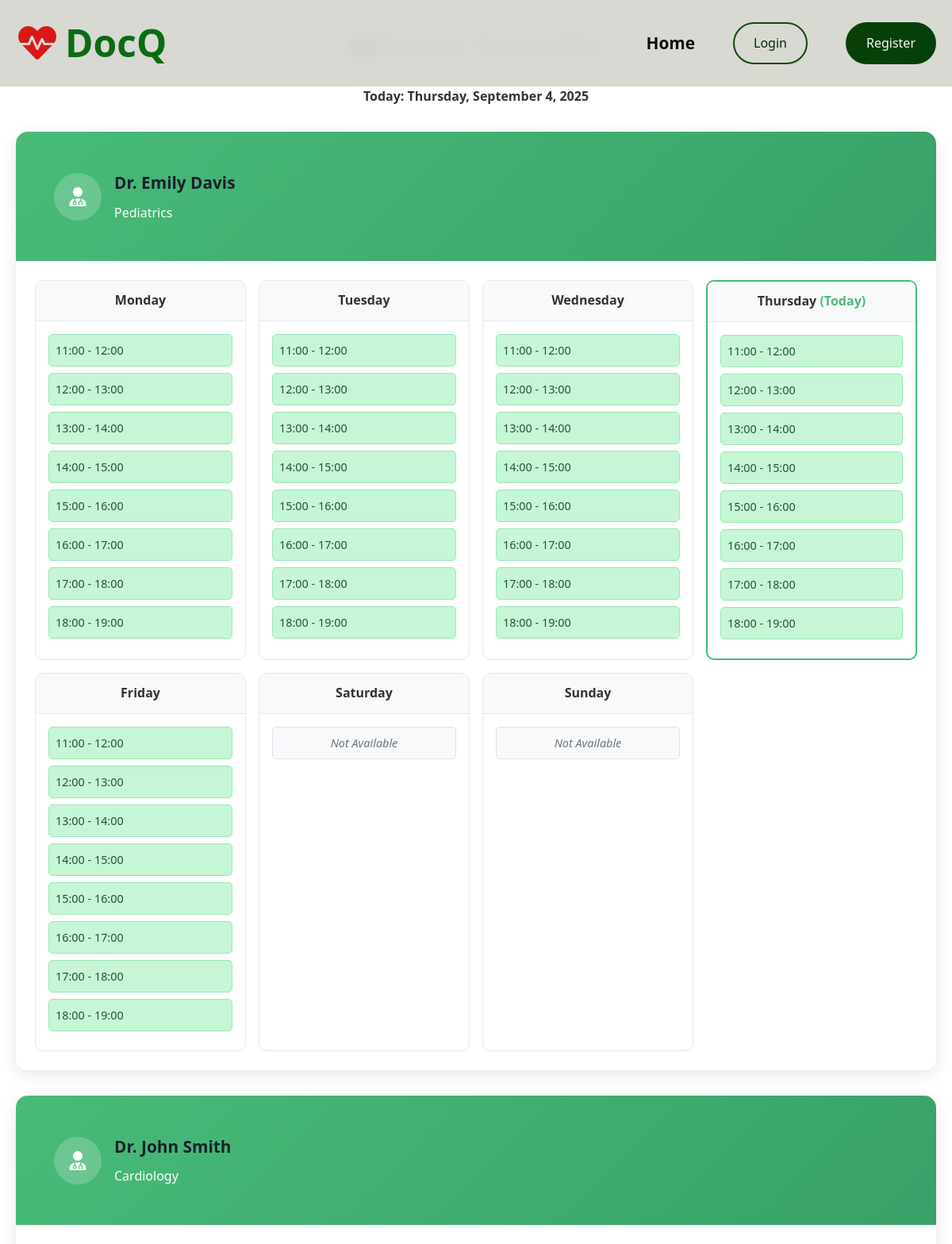
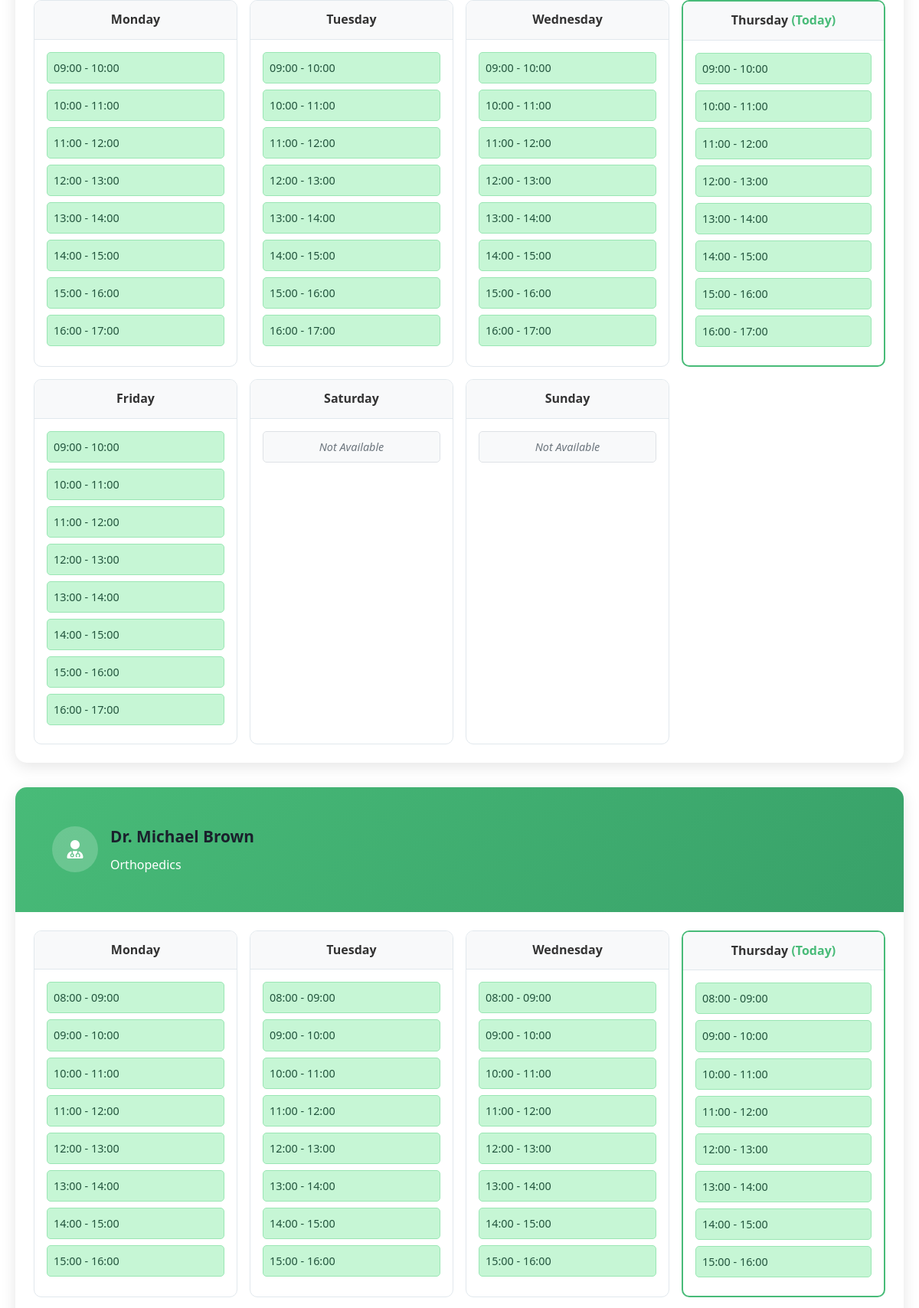
Screenshot of /timetable.php (upper part) with the database file from the repository (2 pictures, top to bottom).
### tables this page shows
CREATE TABLE `doctor_availability` (
  `id` int(11) NOT NULL,
  `doctor_id` int(11) NOT NULL,
  `day_of_week` enum('Monday','Tuesday','Wednesday','Thursday','Friday','Saturday','Sunday') NOT NULL,
  `start_time` time NOT NULL,
  `end_time` time NOT NULL,
  `status` enum('available','unavailable') DEFAULT 'available'
);

CREATE TABLE `doctors` (
  `id` int(11) NOT NULL,
  `name` varchar(100) NOT NULL,
  `email` varchar(100) NOT NULL,
  `password` varchar(255) NOT NULL,
  `specialization` varchar(100) NOT NULL,
  `phone` varchar(15) NOT NULL,
  `address` text NOT NULL,
  `consultation_fee` decimal(10,2) NOT NULL,
  `experience_years` int(11) NOT NULL,
  `qualification` varchar(200) NOT NULL,
  `profile_image` varchar(255) DEFAULT 'default_doctor.jpg',
  `status` enum('active','inactive') DEFAULT 'active',
  `created_at` timestamp NOT NULL DEFAULT current_timestamp()
);

### timetable.php (the view, shortened to what this page needs)
<?php
require_once 'config.php';
$doctorsQuery = "
    SELECT d.*, da.day_of_week, da.start_time, da.end_time, da.status as availability_status
    FROM doctors d
    LEFT JOIN doctor_availability da ON d.id = da.doctor_id
    WHERE d.status = 'active'
    ORDER BY d.name,
    FIELD(da.day_of_week, 'Monday', 'Tuesday', 'Wednesday', 'Thursday', 'Friday', 'Saturday', 'Sunday')
";
$doctors = $pdo->query($doctorsQuery)->fetchAll();
$doctorSchedules = [];
foreach ($doctors as $doctor) {
    $doctorId = $doctor['id'];
    if (!isset($doctorSchedules[$doctorId])) {
        $doctorSchedules[$doctorId] = [
            'info' => $doctor,
            'schedule' => []
        ];
    }
    if ($doctor['day_of_week']) {
        $doctorSchedules[$doctorId]['schedule'][] = $doctor;
    }
}
?>
<!DOCTYPE html>
<html lang="en">
<head>
    <link rel="stylesheet" href="styles.css">
    <link href="https://cdnjs.cloudflare.com/ajax/libs/font-awesome/6.0.0/css/all.min.css" rel="stylesheet">
</head>
<body>
    <nav class="navbar">
        <div class="nav-container">
            <div class="nav-logo">
                <i class="fas fa-heartbeat"></i>
                <span>DocQ</span>
            </div>
            <div class="nav-menu">
                <a href="indexx.php" class="nav-link">Home</a>
                <?php if (isset($_SESSION['patient_id'])): ?>
                    <a href="patient_dashboard.php" class="nav-link">Dashboard</a>
                    <a href="logout.php" class="btn btn-outline">Logout</a>
                <?php elseif (isset($_SESSION['doctor_id'])): ?>
                    <a href="doctor_dashboard.php" class="nav-link">Dashboard</a>
                    <a href="logout.php" class="btn btn-outline">Logout</a>
                <?php elseif (isset($_SESSION['admin_id'])): ?>
                    <a href="admin_dashboard.php" class="nav-link">Dashboard</a>
                    <a href="logout.php" class="btn btn-outline">Logout</a>
                <?php else: ?>
                    <a href="login.php" class="btn btn-outline">Login</a>
                    <a href="patient_register.php" class="btn btn-primary">Register</a>
                <?php endif; ?>
            </div>
        </div>
    </nav>
    <div class="timetable-container">
        <div class="timetable-header">
            <h1><i class="fas fa-calendar-alt"></i> Doctor Timetable</h1>
            <p>View doctor availability and booking status</p>
            <p><strong>Today: <?php echo date('l, F j, Y'); ?></strong></p>
        </div>
        <?php foreach ($doctorSchedules as $doctorId => $doctorData): ?>
            <div class="doctor-schedule">
                <div class="doctor-header">
                    <div class="doctor-info">
                        <div class="doctor-avatar">
                            <i class="fas fa-user-md"></i>
                        </div>
                        <div>
                            <h3><?php echo htmlspecialchars($doctorData['info']['name']); ?></h3>
                            <p><?php echo htmlspecialchars($doctorData['info']['specialization']); ?></p>
                        </div>
                    </div>
                </div>
                <div class="schedule-grid">
                    <?php
                    $daysOfWeek = ['Monday', 'Tuesday', 'Wednesday', 'Thursday', 'Friday', 'Saturday', 'Sunday'];
                    $currentDay = date('l');
                    foreach ($daysOfWeek as $day):
                        $daySchedule = null;
                        foreach ($doctorData['schedule'] as $schedule) {
                            if ($schedule['day_of_week'] === $day) {
                                $daySchedule = $schedule;
                                break;
                            }
                        }
                    ?>
                        <div class="day-schedule <?php echo ($day === $currentDay) ? 'today-highlight' : ''; ?>">
                            <div class="day-header">
                                <?php echo $day; ?>
                                <?php if ($day === $currentDay): ?>
                                    <span style="color: #48bb78;"> (Today)</span>
                                <?php endif; ?>
                            </div>
                            <?php if ($daySchedule && $daySchedule['availability_status'] === 'available'): ?>
                                <div class="time-slots">
                                    <?php
                                    $startTime = strtotime($daySchedule['start_time']);
                                    $endTime = strtotime($daySchedule['end_time']);
                                    for ($time = $startTime; $time < $endTime; $time += 3600) {
                                        $slotTime = date('H:i', $time);
                                        $slotEndTime = date('H:i', $time + 3600);
                        $isBooked = false;
                        $slotClass = $isBooked ? 'booked' : 'available';
                        $slotText = $slotTime . ' - ' . $slotEndTime;
                                    ?>
                                        <div class="time-slot <?php echo $slotClass; ?>">
                                            <?php echo $slotText; ?>
                                        </div>
                                    <?php } ?>
                                </div>
                            <?php else: ?>
                                <div class="no-schedule">
                                    <div class="time-slot unavailable">
                                        Not Available
                                    </div>
                                </div>
                            <?php endif; ?>
                        </div>
                    <?php endforeach; ?>
                </div>
            </div>
        <?php endforeach; ?>
    </div>
</body>
</html>

### styles.css (style rules this page uses)
* { margin: 0; padding: 0; box-sizing: border-box; }
body { font-family: 'Segoe UI', Tahoma, Geneva, Verdana, sans-serif; line-height: 1.6; color: #333; overflow-x: hidden; }
.navbar { position: fixed; top: 0; width: 100%; background: rgba(214, 215, 209, 0.95); backdrop-filter: blur(10px); z-index: 1000; padding: 1rem 0; transition: all 0.3s ease; }
.nav-container { max-width: 1400px; margin: 0 auto; padding: 0 20px; display: flex; justify-content:space-between; align-items: center; }
.nav-logo { display: flex; align-items:center; font-size: 3rem; font-weight: bold; color: #0a6c14; }
.nav-logo i { margin-right: 0.5rem; color: #db1818; }
.nav-menu { display: flex; align-items: center; gap: 3rem; }
.nav-link { text-decoration:none; font-size: 1.3rem; color: #0c0c0c; font-weight: 600; transition: color 0.3s ease; }
.btn { display: inline-block; padding: 0.75rem 1.5rem; text-decoration: none; border-radius: 50px; font-weight: 500; text-align: center; transition: all 0.3s ease; cursor: pointer; border: 2px solid transparent; }
.btn-primary { background: linear-gradient(135deg, #0c4006, #02400d); color: rgb(248, 248, 248); }
.btn-outline { border: 2px solid #0c4b03; color: #072a07; background: transparent; }
.doctor-info { padding: 1.5rem; }
.doctor-info h3 { font-size: 1.3rem; font-weight: 600; color: #1a202c; margin-bottom: 0.5rem; }

### timetable.php (style rules this page uses)
.timetable-container { max-width: 1200px; margin: 2rem auto; padding: 0 20px; }
.timetable-header { text-align: center; margin-bottom: 2rem; }
.doctor-schedule { background: white; border-radius: 15px; box-shadow: 0 5px 20px rgba(0, 0, 0, 0.1); margin-bottom: 2rem; overflow: hidden; }
.doctor-header { background: linear-gradient(135deg, #48bb78 0%, #38a169 100%); color: white; padding: 1.5rem; }
.doctor-info { display: flex; align-items: center; gap: 1rem; }
.doctor-avatar { width: 60px; height: 60px; background: rgba(255, 255, 255, 0.2); border-radius: 50%; display: flex; align-items: center; justify-content: center; font-size: 1.5rem; }
.schedule-grid { display: grid; grid-template-columns: repeat(auto-fit, minmax(250px, 1fr)); gap: 1rem; padding: 1.5rem; }
.day-schedule { border: 1px solid #e1e8ed; border-radius: 10px; overflow: hidden; }
.day-header { background: #f8f9fa; padding: 0.75rem; font-weight: 600; text-align: center; border-bottom: 1px solid #e1e8ed; }
.time-slots { padding: 1rem; }
.time-slot { padding: 0.5rem; margin-bottom: 0.5rem; border-radius: 5px; font-size: 0.9rem; }
.available { background: #c6f6d5; border: 1px solid #9ae6b4; color: #22543d; }
.unavailable { background: #f8f9fa; border: 1px solid #dee2e6; color: #6c757d; }
.no-schedule { padding: 1rem; text-align: center; color: #6c757d; font-style: italic; }
.today-highlight { border: 2px solid #48bb78; }

### rows the page displays
doctor_availability: doctor.name "Dr. Emily Davis", doctor.specialization "Pediatrics", day "Monday", slotText "11:00 - 12:00", slotText "12:00 - 13:00", slotText "13:00 - 14:00", slotText "14:00 - 15:00", slotText "15:00 - 16:00", slotText "16:00 - 17:00", slotText "17:00 - 18:00", slotText "18:00 - 19:00", day "Tuesday", day "Wednesday", day "Thursday", day "Friday", day "Saturday", day "Sunday"
doctor_availability: doctor.name "Dr. John Smith", doctor.specialization "Cardiology", day "Monday", slotText "09:00 - 10:00", slotText "10:00 - 11:00", slotText "11:00 - 12:00", slotText "12:00 - 13:00", slotText "13:00 - 14:00", slotText "14:00 - 15:00", slotText "15:00 - 16:00", slotText "16:00 - 17:00", day "Tuesday", day "Wednesday", day "Thursday", day "Friday", day "Saturday", day "Sunday"
doctor_availability: doctor.name "Dr. Michael Brown", doctor.specialization "Orthopedics", day "Monday", slotText "08:00 - 09:00", slotText "09:00 - 10:00", slotText "10:00 - 11:00", slotText "11:00 - 12:00", slotText "12:00 - 13:00", slotText "13:00 - 14:00", slotText "14:00 - 15:00", slotText "15:00 - 16:00", day "Tuesday", day "Wednesday", day "Thursday"
